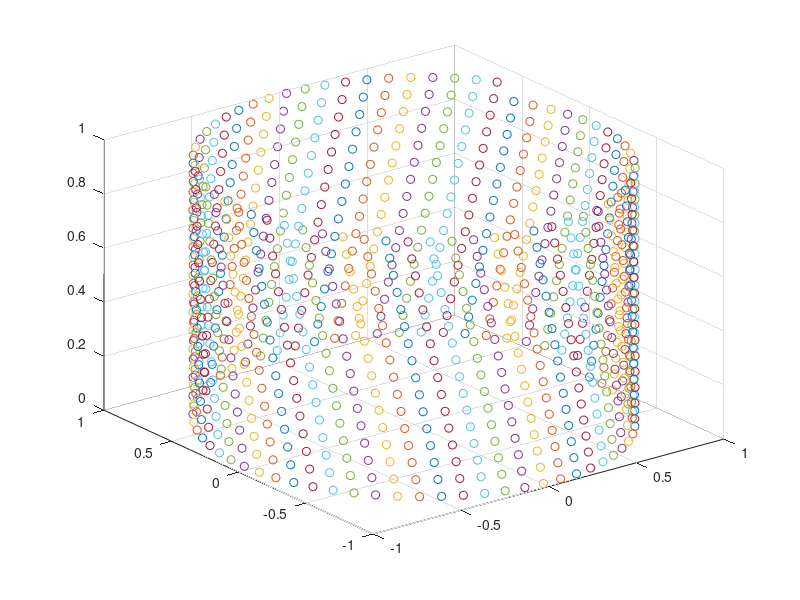

Recreate this plot in MATLAB.
% Irina Grigorescu
% This script looks at how a helix can be represented in terms of
% Euler formula
% 



k = 100;

figure
for r = 0:0.001:1
    scatter3(real(exp(-1i.*k.*r)), imag(exp(-1i.*k.*r)), r, 'b.'); 
    hold on
    xlim([-1 1]); ylim([-1 1]); zlim([0 1]);
    %pause(0.01)
    drawnow
end






